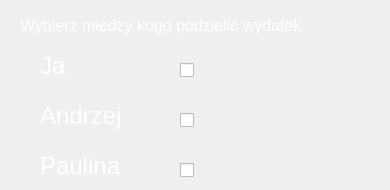
      <widget class="QWidget" name="poRowno">
       <widget class="QLabel" name="label_12">
        <property name="geometry">
         <rect>
          <x>40</x>
          <y>50</y>
          <width>81</width>
          <height>31</height>
         </rect>
        </property>
        <property name="font">
         <font>
          <family>Tahoma</family>
          <pointsize>18</pointsize>
         </font>
        </property>
        <property name="styleSheet">
         <string notr="true">color: rgb(255, 255, 255);</string>
        </property>
        <property name="text">
         <string>Ja</string>
        </property>
       </widget>
       <widget class="QLabel" name="label_13">
        <property name="geometry">
         <rect>
          <x>40</x>
          <y>100</y>
          <width>111</width>
          <height>31</height>
         </rect>
        </property>
        <property name="font">
         <font>
          <family>Tahoma</family>
          <pointsize>18</pointsize>
         </font>
        </property>
        <property name="styleSheet">
         <string notr="true">color: rgb(255, 255, 255);</string>
        </property>
        <property name="text">
         <string>Andrzej</string>
        </property>
       </widget>
       <widget class="QLabel" name="label_14">
        <property name="geometry">
         <rect>
          <x>40</x>
          <y>150</y>
          <width>111</width>
          <height>31</height>
         </rect>
        </property>
        <property name="font">
         <font>
          <family>Tahoma</family>
          <pointsize>18</pointsize>
         </font>
        </property>
        <property name="styleSheet">
         <string notr="true">color: rgb(255, 255, 255);</string>
        </property>
        <property name="text">
         <string>Paulina</string>
        </property>
       </widget>
       <widget class="QCheckBox" name="checkBox">
        <property name="geometry">
         <rect>
          <x>180</x>
          <y>60</y>
          <width>21</width>
          <height>20</height>
         </rect>
        </property>
        <property name="text">
         <string/>
        </property>
       </widget>
       <widget class="QCheckBox" name="checkBox_2">
        <property name="geometry">
         <rect>
          <x>180</x>
          <y>110</y>
          <width>21</width>
          <height>20</height>
         </rect>
        </property>
        <property name="text">
         <string/>
        </property>
       </widget>
       <widget class="QCheckBox" name="checkBox_3">
        <property name="geometry">
         <rect>
          <x>180</x>
          <y>160</y>
          <width>21</width>
          <height>20</height>
         </rect>
        </property>
        <property name="text">
         <string/>
        </property>
       </widget>
       <widget class="QLabel" name="label_24">
        <property name="geometry">
         <rect>
          <x>20</x>
          <y>10</y>
          <width>361</width>
          <height>31</height>
         </rect>
        </property>
        <property name="font">
         <font>
          <family>Tahoma</family>
          <pointsize>12</pointsize>
         </font>
        </property>
        <property name="styleSheet">
         <string notr="true">color: rgb(255, 255, 255);</string>
        </property>
        <property name="text">
         <string>Wybierz między kogo podzielić wydatek</string>
        </property>
       </widget>
      </widget>
